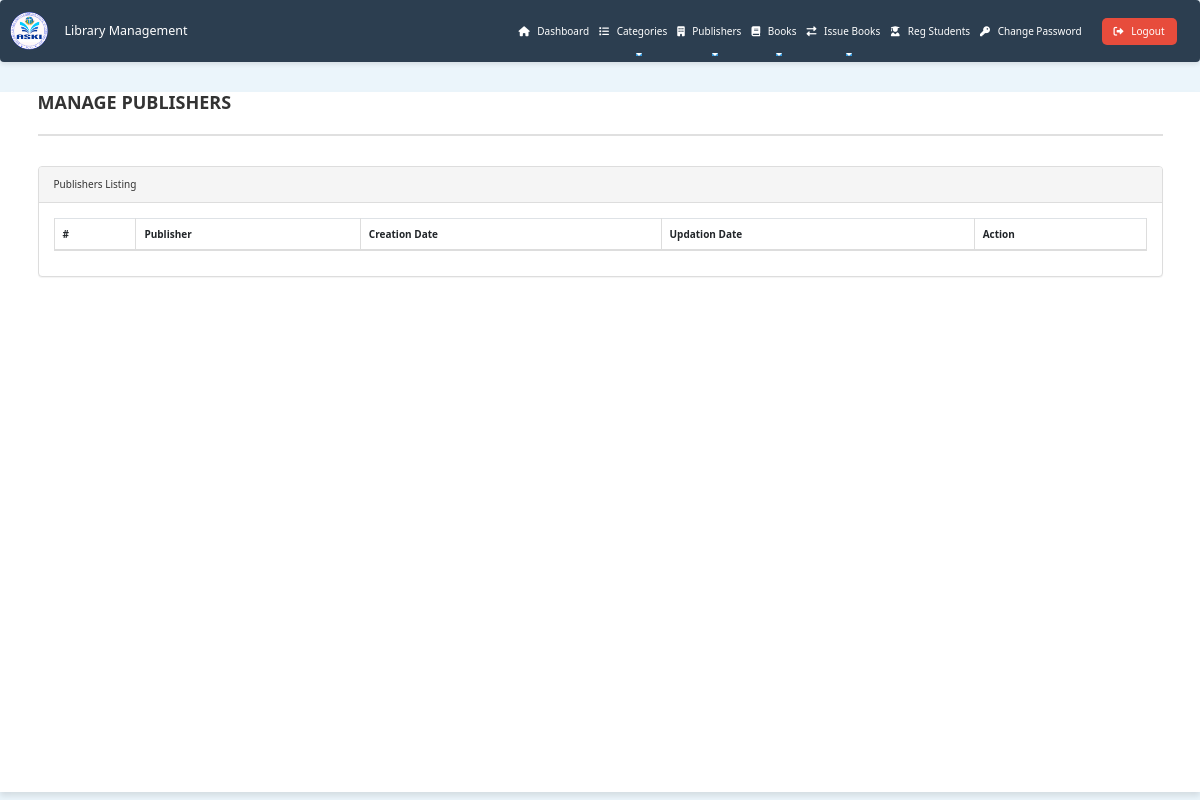
The app's page /admin/manage-publishers.php (signed in), older data.
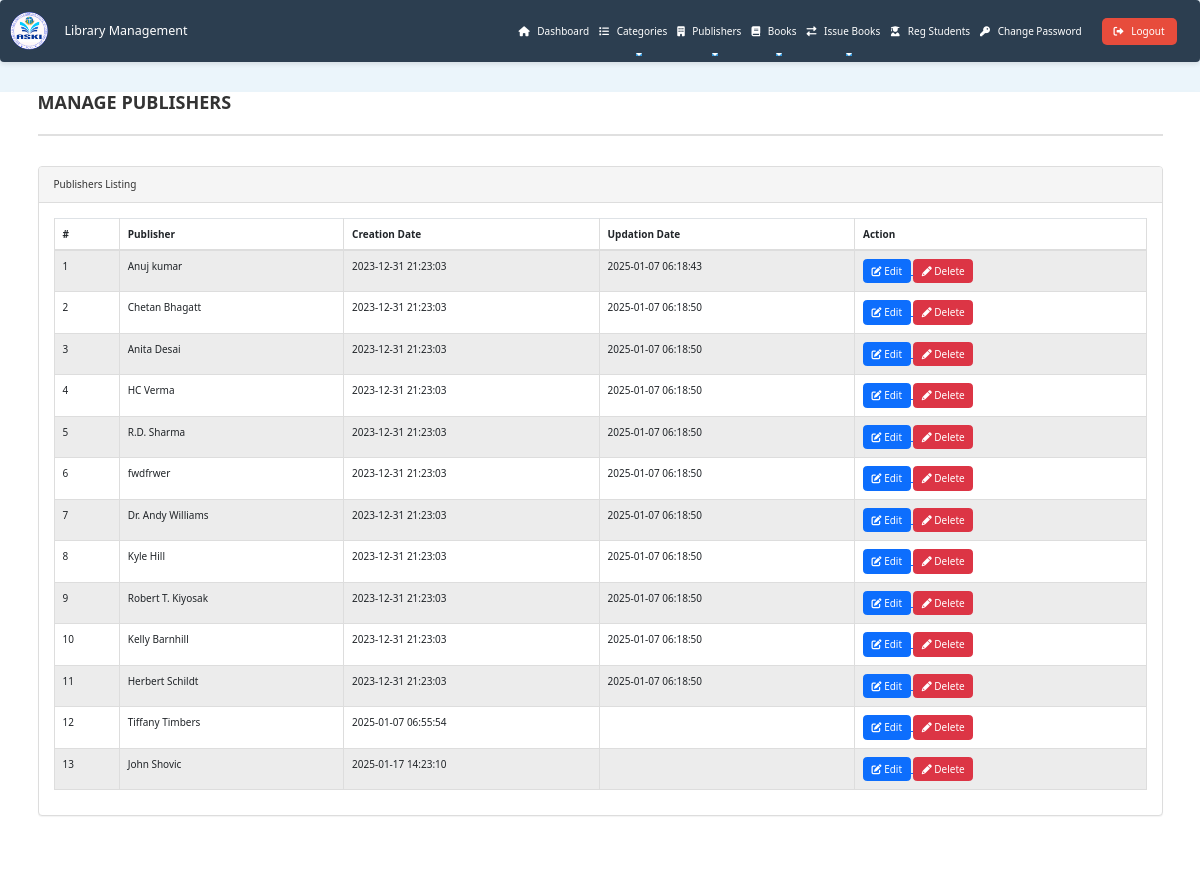
The same page, newer data.
### tables this page shows
CREATE TABLE `tblpublishers` (
  `id` int(11) NOT NULL,
  `PublisherName` varchar(255) DEFAULT NULL,
  `creationDate` timestamp NULL DEFAULT current_timestamp(),
  `UpdationDate` timestamp NULL DEFAULT NULL ON UPDATE current_timestamp()
);

### admin/manage-publishers.php (the view, shortened to what this page needs)
<?php
include('includes/config.php');
?>
<!DOCTYPE html>
<html xmlns="http://www.w3.org/1999/xhtml">
<head>
    <link href="assets/css/bootstrap.css" rel="stylesheet" />
    <link href="assets/css/font-awesome.css" rel="stylesheet" />
    <link href="assets/js/dataTables/dataTables.bootstrap.css" rel="stylesheet" />
    <link href="assets/css/style.css" rel="stylesheet" />
</head>
<body>
    <?php include('includes/header.php'); ?>
    <div class="content-wrapper">
        <div class="container">
            <div class="row pad-botm">
                <div class="col-md-12">
                    <h4 class="header-line">Manage Publishers</h4>
                </div>
            </div>
            <div class="row">
                <div class="col-md-12">
                    <div class="panel panel-default">
                        <div class="panel-heading">
                            Publishers Listing
                        </div>
                        <div class="panel-body">
                            <div class="table-responsive">
                                <table class="table table-striped table-bordered table-hover" id="dataTables-example">
                                    <thead>
                                        <tr>
                                            <th>#</th>
                                            <th>Publisher</th>
                                            <th>Creation Date</th>
                                            <th>Updation Date</th>
                                            <th>Action</th>
                                        </tr>
                                    </thead>
                                    <tbody>
                                        <?php
                                        $sql = "SELECT * FROM tblpublishers";
                                        $query = $dbh->prepare($sql);
                                        $query->execute();
                                        $results = $query->fetchAll(PDO::FETCH_OBJ);
                                        $cnt = 1;
                                        if ($query->rowCount() > 0) {
                                            foreach ($results as $result) {
                                        ?>
                                                <tr class="odd gradeX">
                                                    <td class="center"><?php echo htmlentities($cnt); ?></td>
                                                    <td class="center"><?php echo htmlentities($result->PublisherName); ?></td>
                                                    <td class="center"><?php echo htmlentities($result->creationDate); ?></td>
                                                    <td class="center"><?php echo htmlentities($result->UpdationDate); ?></td>
                                                    <td class="center">
                                                        <a href="edit-publisher.php?pubid=<?php echo htmlentities($result->id); ?>">
                                                            <button class="btn btn-primary"><i class="fa fa-edit "></i> Edit</button>
                                                        </a>
                                                        <a href="manage-publishers.php?del=<?php echo htmlentities($result->id); ?>" onclick="return confirm('Are you sure you want to delete?');">
                                                            <button class="btn btn-danger"><i class="fa fa-pencil"></i> Delete</button>
                                                        </a>
                                                    </td>
                                                </tr>
                                        <?php
                                                $cnt = $cnt + 1;
                                            }
                                        }
                                        ?>
                                    </tbody>
                                </table>
                            </div>
                        </div>
                    </div>
                </div>
            </div>
        </div>
    </div>
</body>
</html>

### admin/includes/header.php (shortened to what this page needs)
<!DOCTYPE html>
<html lang="en">
<head>
    <link href="https://cdn.jsdelivr.net/npm/bootstrap@5.2.3/dist/css/bootstrap.min.css" rel="stylesheet">
    <link href="https://cdnjs.cloudflare.com/ajax/libs/font-awesome/6.0.0-beta3/css/all.min.css" rel="stylesheet">
</head>
<body>
    <nav class="navbar navbar-expand-lg navbar-custom navbar-dark">
        <div class="container-fluid">
            <a class="navbar-brand" href="dashboard.php">
                <img src="assets/img/logo.png" alt="Library Management Logo" class="d-inline-block align-text-top">
                Library Management
            </a>
            <div class="collapse navbar-collapse" id="navbarNavDropdown">
                <ul class="navbar-nav ms-auto">
                    <li class="nav-item">
                        <a class="nav-link" href="dashboard.php">
                            <i class="fas fa-home me-2"></i> Dashboard
                        </a>
                    </li>
                    <li class="nav-item dropdown">
                        <a class="nav-link dropdown-toggle" href="#" id="categoriesDropdown" role="button" data-bs-toggle="dropdown" aria-expanded="false">
                            <i class="fas fa-list me-2"></i> Categories
                        </a>
                    </li>
                    <li class="nav-item dropdown">
                        <a class="nav-link dropdown-toggle" href="#" id="publishersDropdown" role="button" data-bs-toggle="dropdown" aria-expanded="false">
                            <i class="fas fa-building me-2"></i> Publishers
                        </a>
                    </li>
                    <li class="nav-item dropdown">
                        <a class="nav-link dropdown-toggle" href="#" id="booksDropdown" role="button" data-bs-toggle="dropdown" aria-expanded="false">
                            <i class="fas fa-book me-2"></i> Books
                        </a>
                    </li>
                    <li class="nav-item dropdown">
                        <a class="nav-link dropdown-toggle" href="#" id="issueBooksDropdown" role="button" data-bs-toggle="dropdown" aria-expanded="false">
                            <i class="fas fa-exchange-alt me-2"></i> Issue Books
                        </a>
                    </li>
                    <li class="nav-item">
                        <a class="nav-link" href="reg-students.php">
                            <i class="fas fa-user-graduate me-2"></i> Reg Students
                        </a>
                    </li>
                    <li class="nav-item">
                        <a class="nav-link" href="change-password.php">
                            <i class="fas fa-key me-2"></i> Change Password
                        </a>
                    </li>
                </ul>
                <a href="logout.php" class="btn logout-btn">
                    <i class="fas fa-sign-out-alt me-2"></i> Logout
                </a>
            </div>
        </div>
    </nav>
</body>
</html>

### admin/assets/css/style.css (style rules this page uses)
.container { max-width: 1200px; width: 90%; margin: 0 auto; padding: 0 15px; }
.content-wrapper { margin-top: 30px; min-height: 700px; padding-bottom: 60px; background-color: #ffffff; box-shadow: 0 4px 6px rgba(0,0,0,0.1); }
.header-line { font-weight: 700; padding-bottom: 20px; border-bottom: 2px solid #e0e0e0; text-transform: uppercase; color: #333; margin-bottom: 30px; font-size: 1.8em; }

### admin/includes/header.php (style rules this page uses)
:root { --primary-blue: #2c3e50; --secondary-blue: #3498db; --light-blue: #ebf5fb; --hover-blue: #34495e; }
body { background-color: var(--light-blue); }
.navbar-custom { background-color: var(--primary-blue) !important; box-shadow: 0 2px 5px rgba(0,0,0,0.1); }
.navbar-brand { color: white !important; display: flex; align-items: center; }
.navbar-brand img { max-height: 40px; margin-right: 15px; }
.navbar-nav .nav-link { color: white !important; transition: all 0.3s ease; position: relative; }
.navbar-nav .nav-link::after { content: ''; position: absolute; width: 0; height: 2px; bottom: 0; left: 50%; background-color: var(--secondary-blue); transition: all 0.3s ease; }
.logout-btn { background-color: #e74c3c; color: white !important; border: none; border-radius: 5px; padding: 6px 12px; margin-left: 15px; transition: background-color 0.3s ease; }

Row changes from the older to the newer data that the page shows:
added tblpublishers: PublisherName "Anuj kumar", creationDate "2023-12-31 21:23:03", UpdationDate "2025-01-07 06:18:43"
added tblpublishers: PublisherName "Chetan Bhagatt", creationDate "2023-12-31 21:23:03", UpdationDate "2025-01-07 06:18:50"
added tblpublishers: PublisherName "Anita Desai", creationDate "2023-12-31 21:23:03", UpdationDate "2025-01-07 06:18:50"
added tblpublishers: PublisherName "HC Verma", creationDate "2023-12-31 21:23:03", UpdationDate "2025-01-07 06:18:50"
added tblpublishers: PublisherName "R.D. Sharma", creationDate "2023-12-31 21:23:03", UpdationDate "2025-01-07 06:18:50"
added tblpublishers: PublisherName "fwdfrwer", creationDate "2023-12-31 21:23:03", UpdationDate "2025-01-07 06:18:50"
added tblpublishers: PublisherName "Dr. Andy Williams", creationDate "2023-12-31 21:23:03", UpdationDate "2025-01-07 06:18:50"
added tblpublishers: PublisherName "Kyle Hill", creationDate "2023-12-31 21:23:03", UpdationDate "2025-01-07 06:18:50"
added tblpublishers: PublisherName "Robert T. Kiyosak", creationDate "2023-12-31 21:23:03", UpdationDate "2025-01-07 06:18:50"
added tblpublishers: PublisherName "Kelly Barnhill", creationDate "2023-12-31 21:23:03", UpdationDate "2025-01-07 06:18:50"
added tblpublishers: PublisherName "Herbert Schildt", creationDate "2023-12-31 21:23:03", UpdationDate "2025-01-07 06:18:50"
added tblpublishers: PublisherName "Tiffany Timbers", creationDate "2025-01-07 06:55:54"
added tblpublishers: PublisherName "John Shovic", creationDate "2025-01-17 14:23:10"
